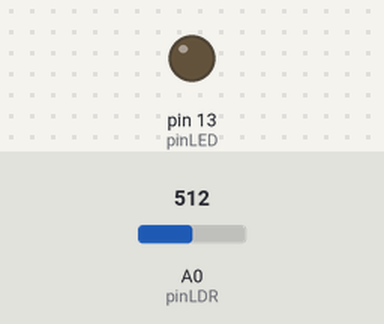
Simulated run of this sketch. Board: Arduino Uno, built with avr-gcc and run on an emulated ATmega328P. Shown: output pins drawn as LEDs (lit = HIGH). The inputs (shaded band) are chosen by the test bench; at power-on: A0 (pinLDR) = 512.

Above: at 1.2 s.
1.3 s: A0 (pinLDR) set to 585
2.8 s: A0 (pinLDR) set to 615
At 4.0 s:
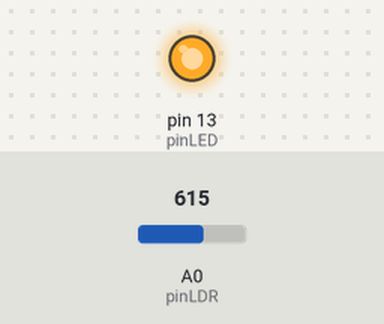
4.3 s: A0 (pinLDR) set to 590
At 5.4 s:
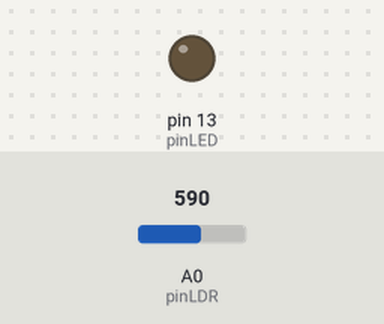
5.9 s: A0 (pinLDR) set to 610
At 6.7 s:
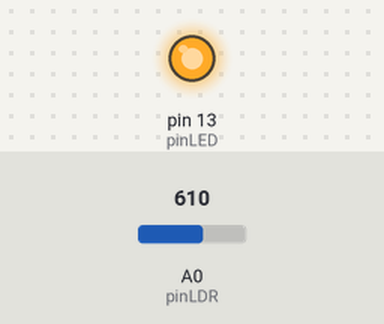
Timing chart, 0 to 8.5 s (numbered marks = the images above; inputs shaded):
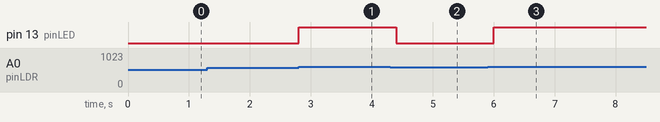

Measured:
- the behaviour switches between 600 and 601 on A0 (pinLDR) (found by bisection; images 0 and 1)
- after the input at 1.3 s, every drawn part: stays the same
- after the input at 2.8 s, pin 13 (pinLED): LOW → HIGH at once
- after the input at 4.3 s, pin 13 (pinLED): HIGH → LOW after 0.10 s
- after the input at 5.9 s, pin 13 (pinLED): LOW → HIGH after 0.10 s

The sketch:

smart_nightlight_arduino.ino
```cpp
const int pinLDR = A0; // Capteur de lumière sur A0
const int pinLED = 13; // LED d'éclairage sur D13

void setup() {
  pinMode(pinLED, OUTPUT); // Broche 13 configurée en Sortie
  pinMode(pinLDR, INPUT);  // Broche A0 configurée en Entrée
  Serial.begin(9600);
}

void loop() {
  int valeurLumiere = analogRead(pinLDR); // Lecture du capteur (0 à 1023)

  // RÈGLE WOKWI : valeurLumiere > 600 signifie qu'il fait NOIR
  if (valeurLumiere > 600) {
    digitalWrite(pinLED, HIGH); // Allumer la LED dans l'obscurité
  } else {
    digitalWrite(pinLED, LOW);  // Éteindre la LED à la lumière
  }

  delay(200);
}
```
